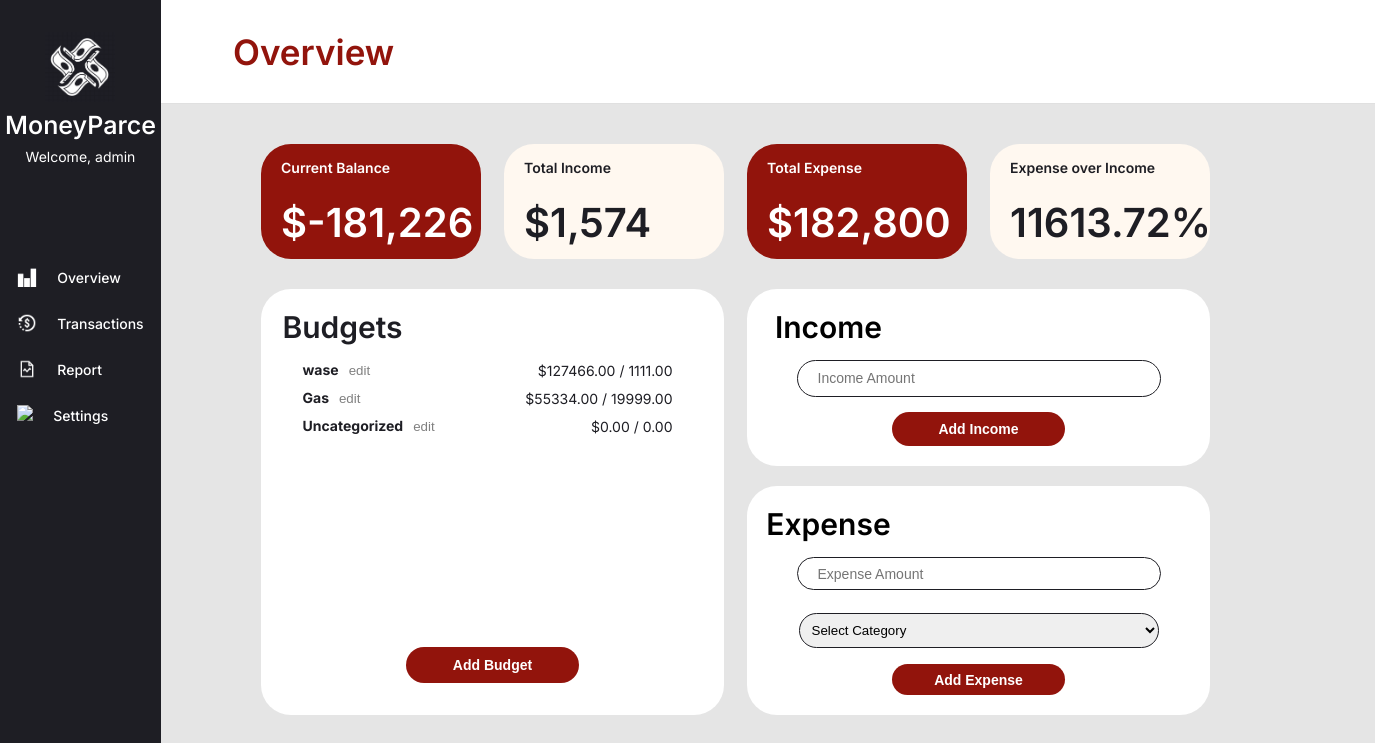
The app's page /dashboard/ (signed in) with its own data.
### dashboard/models.py (models this page shows, shortened)
class Budget(models.Model):
    user         = models.ForeignKey(settings.AUTH_USER_MODEL,
                                     on_delete=models.CASCADE,
                                     null = True,
                                     related_name='budgets')
    name         = models.CharField(max_length=100)
    total_budget = models.DecimalField(max_digits=10, decimal_places=2)
    def expenses_total(self):
        return self.expenses.aggregate(total=Sum('amount'))['total'] or 0

### dashboard/views.py (the view, shortened to what this page needs)
# urls.py: path('', views.dashboard_view, name='dashboard'),
@login_required
def dashboard_view(request):
    incomes = Income.objects.filter(user=request.user)
    expenses = Expense.objects.filter(user=request.user)
    budgets = Budget.objects.filter(user=request.user).order_by('id')
    total_income_raw = sum(i.amount for i in incomes)
    total_expenses_raw = sum(e.amount for e in expenses)
    remaining_balance_raw = total_income_raw - total_expenses_raw
    total_income = int(total_income_raw)
    total_expenses = int(total_expenses_raw)
    remaining_balance = int(remaining_balance_raw)
    total_income_fmt = intcomma(total_income)
    total_expenses_fmt = intcomma(total_expenses)
    remaining_balance_fmt = intcomma(remaining_balance)
    if total_income_raw > 0:
        expense_over_income_raw = (total_expenses_raw / total_income_raw) * 100
    else:
        expense_over_income_raw = 0.00
    expense_over_income = f"{expense_over_income_raw:.2f}%"
    return render(request, 'dashboard/dashboard.html', {
        'total_income': total_income_fmt,
        'total_expenses': total_expenses_fmt,
        'remaining_balance': remaining_balance_fmt,
        'expense_over_income': expense_over_income,
        'budgets': budgets,
    })

### dashboard/templates/dashboard/dashboard.html (shortened to what this page needs)
{% extends 'base.html' %}
{% load static %}
{% block page_title %}
  Overview
{% endblock %}
{% block content %}
<div class="innerWrapper">
  <div class="totalContainer">
    <div class="totalRed">
      <div class="totalTitle">Current Balance</div>
      <div class="totalText">${{ remaining_balance }}</div>
    </div>
    <div class="totalBeige">
      <div class="totalTitle">Total Income</div>
      <div class="totalText">${{ total_income }}</div>
    </div>
    <div class="totalRed">
      <div class="totalTitle">Total Expense</div>
      <div class="totalText">${{ total_expenses }}</div>
    </div>
    <div class="totalBeige">
      <div class="totalTitle">Expense over Income</div>
      <div class="totalText">{{ expense_over_income }}</div>
    </div>
  </div>
  <div class="whiteBoxWrapper">
    <div class="whiteBox">
      <div class="whiteBoxTitle">Budgets</div>
      <ul class="budgetList">
        {% for budget in budgets %}
        <div class="budgetListDiv">
          <div>
            <strong>{{ budget.name }}</strong>
            <button class="smallLink"
                    onclick="editBudget('{{ budget.id }}',
                                        '{{ budget.name|escapejs }}',
                                        '{{ budget.total_budget }}')">
              edit
            </button>
          </div>
          <div>${{ budget.expenses_total|floatformat:2 }} / {{ budget.total_budget }}</div>
        </div>
        {% empty %}<div class="totalTitle">* No budgets yet.</div>{% endfor %}
      </ul>
      <button type="button" class="addBtn" onclick="toggleBudgetForm()">Add Budget</button>
    </div>
    <form method="POST">
      <div class="incomeBox">
        <div class="whiteBoxTitle">Income</div>
        <input class="inputBox" type="text" name="income_amount" placeholder="Income Amount">
        <button class="addBtn" type="submit" name="submit_income">Add Income</button>
      </div>
      <div class="expenseBox">
        <div class="whiteBoxTitle">Expense</div>
        <input class="inputBox" type="text" name="expense_amount" placeholder="Expense Amount">
        <select class="selectBox" name="expense_budget">
          <option value="">Select Category</option>
        </select>
        <button class="addBtn" type="submit" name="submit_expense">Add Expense</button>
      </div>
    </form>
  </div>
</div>
{% endblock content %}

### dashboard/templates/base.html (shortened to what this page needs)
<!DOCTYPE html>
<html>
{% load static %}
<head>
  <link rel="stylesheet"
        type="text/css"
        href="{% static 'css/style.css' %}" />
</head>
<body>
  <div class="sideBar">
    <div class="sideBarHeader">
      <img src="{% static 'img/logo.png' %}" style="height: 70px" />
      <div id="LogoName">MoneyParce</div>
      <div class="welcome">Welcome, {% if user.is_authenticated %}{{ user.username }}{% else %}User{% endif %}</div>
    </div>
    <div class="navigator">
      <a class="sideBarText" href="{% url 'dashboard' %}">
        <div class="navDiv">
          <img src="{% static 'img/overview.png' %}" style="height: 20px; margin-right: 20px;" />
          <div class="sideBarText">Overview</div>
        </div>
      </a>
      <a class="sideBarText" href="{% url 'transactions_history' %}">
        <div class="navDiv">
          <img src="{% static 'img/tran.png' %}" style="height: 20px; margin-right: 20px;" />
          <div class="sideBarText">Transactions</div>
        </div>
      </a>
      <a class="sideBarText" href="{% url 'budget_summary' %}">
        <div class="navDiv">
          <img src="{% static 'img/report.png' %}" style="height: 20px; margin-right: 20px;" />
          <div class="sideBarText">Report</div>
        </div>
      </a>
      <a class="sideBarText" href="{% url 'settings' %}">
        <div class="navDiv">
          <img src="{% static 'img/settings.png' %}" style="height: 20px; margin-right: 20px;" />
          <div class="sideBarText">Settings</div>
        </div>
      </a>
        </div>
    </div>
    <div class="mainWrapper">
      <div class="header">
        <div class="pageTitle">{% block page_title %}{% endblock %}</div>
      </div>
        {% block content %} {% endblock content %}
    </div>
</body>
</html>

### dashboard/static/css/style.css (style rules this page uses)
body { font-family: "Inter", sans-serif; background-color: #e5e5e5; display: flex; flex-direction: row; margin:0; }
.sideBar { background-color: #1E1E24; display:flex; flex-direction: column; align-items: center; color: white; width: 400px; height:100vh; }
.sideBarHeader { display: flex; flex-direction: column; align-items: center; justify-content: center; text-align: center; margin-top: 2rem; margin-bottom: 100px; }
.sideBarText { margin-top: 2px; font-size: 14px; color: white; text-decoration: none; font-weight: 500; transition: 0.4s; cursor: pointer; }
#LogoName { margin: 0.5rem 0; font-weight: 550; font-size: 25px; }
.welcome { font-size: 14px; }
.navigator { height: 160px; display:flex; flex-direction: column; justify-content: space-between; align-items: flex-start; }
.navDiv { display:flex; flex-direction: row; justify-content: center; align-items: flex-start; }
.header { background-color: white; height: 71px; width: 1150px; display: flex; flex-direction: row; align-items: center; }
.pageTitle { font-weight: 600; font-size: 35px; color:#92140C; margin-left: 40px; }
.innerWrapper { padding: 30px; margin-top: 10px; margin-left: 70px; }
.totalContainer { display: flex; flex-direction: row; align-items: center; justify-content: space-between; margin-bottom: 30px; width: 949px; }
.totalRed { width: 220px; height: 115px; border-radius: 30px; background-color: #92140C; color: white; font-weight: 600; display:flex; flex-direction: column; }
.totalBeige { width: 220px; height: 115px; border-radius: 30px; background-color: #FFF8F0; color: #1E1E24; font-weight: 600; display:flex; flex-direction: column; }
.totalTitle { margin-top: 15px; margin-bottom: 22px; padding-left: 20px; font-size: 14px; }
.totalText { padding-left: 20px; font-size: 40px; }
.whiteBoxWrapper { display:flex; flex-direction: row; justify-content: space-between; align-items: center; width: 949px; }
.whiteBox { background-color: white; color: #1E1E24; border-radius: 30px; width: 463px; height: 426px; display:flex; flex-direction: column; align-items: center; }
.whiteBoxTitle { font-size: 30px; font-weight: 600; margin-top: 20px; margin-right: 300px; }
.budgetList { height: 270px; width: 370px; margin-right: 50px; }
.budgetListDiv { font-size: 14px; margin-bottom: 10px; display:flex; flex-direction: row; justify-content: space-between; align-items: center; }
.addBtn { width: 173px; height: 36px; font-size:14px; font-weight:600; background-color: #92140C; color: white; border-radius: 30px; border: none; cursor: pointer; margin-bottom: 20px; }
.smallLink { border: none; background-color: white; color: grey; }
select { width: 100%; padding: 0.5rem; margin-top: 0.5rem; margin-bottom: 1rem; border: 1px solid #ccc; border-radius: 6px; }
.incomeBox { background-color: white; width: 463px; height: 177px; border-radius: 30px; display:flex; flex-direction: column; align-items: center; margin-bottom: 20px; }
.inputBox { width: 340px; height: 35px; font-size:14px; border-radius: 30px; margin-top: 15px; margin-bottom: 15px; padding-left: 20px; border: 1px solid #1E1E24; }
.expenseBox { width: 463px; height: 229px; border-radius:30px; background-color: white; display:flex; flex-direction: column; align-items: center; }
.selectBox { width: 360px; height: 35px; border-radius: 30px; border: 1px solid #1E1E24; }
.header { background-color: white; padding: 1rem 2rem; border-bottom: 1px solid #e0e0e0; }

### records on screen
Budget: name "wase", expenses_total "127466.00", total_budget "1111.00"
Budget: name "Gas", expenses_total "55334.00", total_budget "19999.00"
Budget: name "Uncategorized", expenses_total "0.00", total_budget "0.00"

### other values on screen
{{ user.username }} "admin"
{{ remaining_balance }} "-181,226"
{{ total_income }} "1,574"
{{ total_expenses }} "182,800"
{{ expense_over_income }} "11613.72%"
